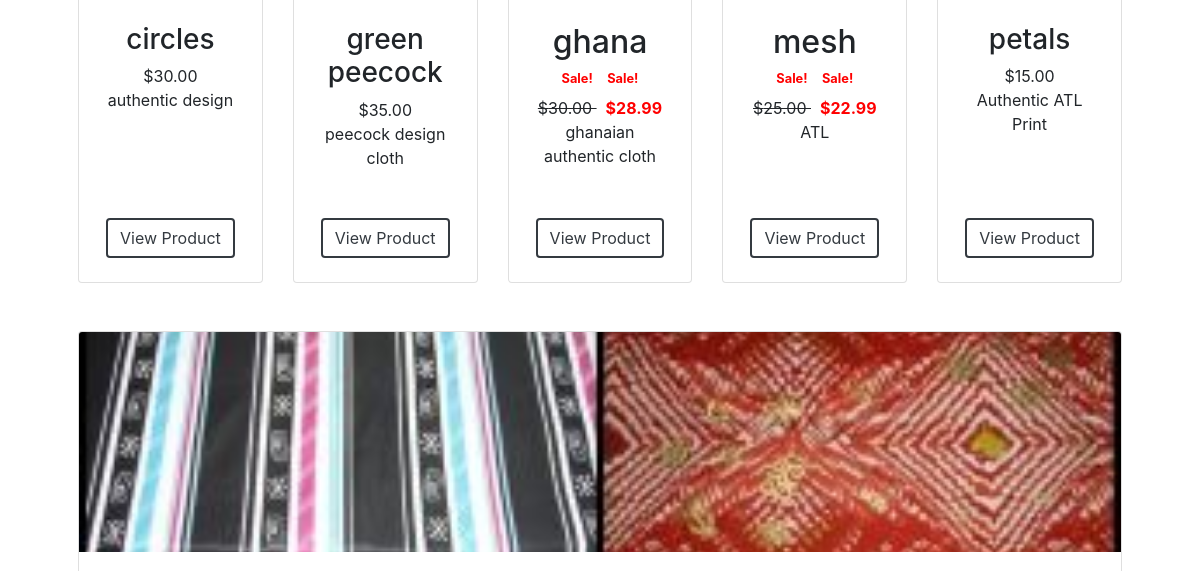
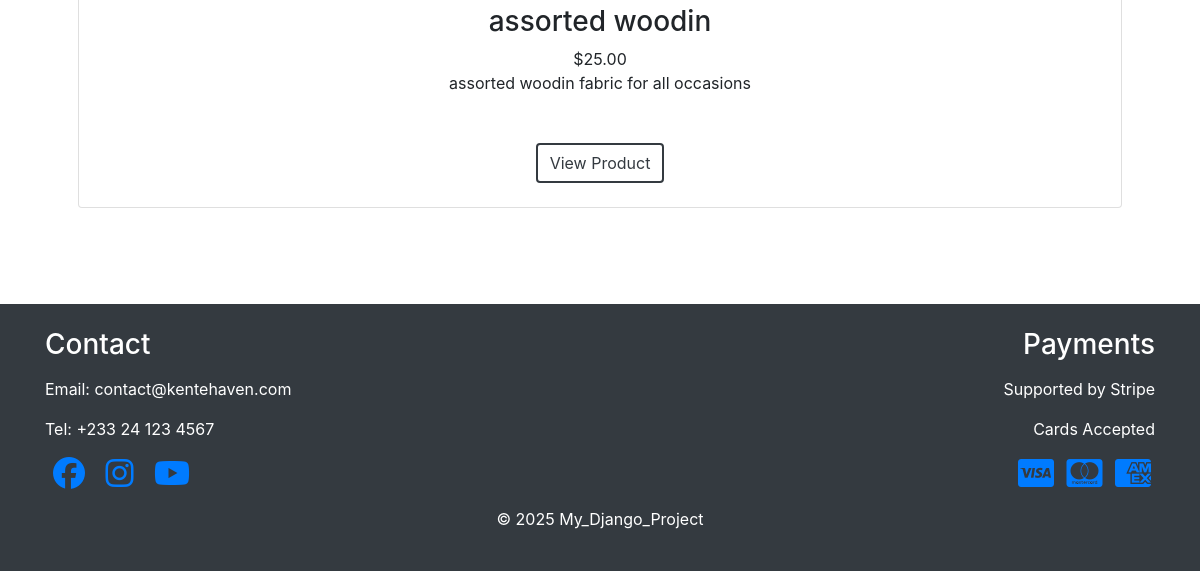
/ (lower part), run on an earlier commit of the app's database (2 pictures, top to bottom).
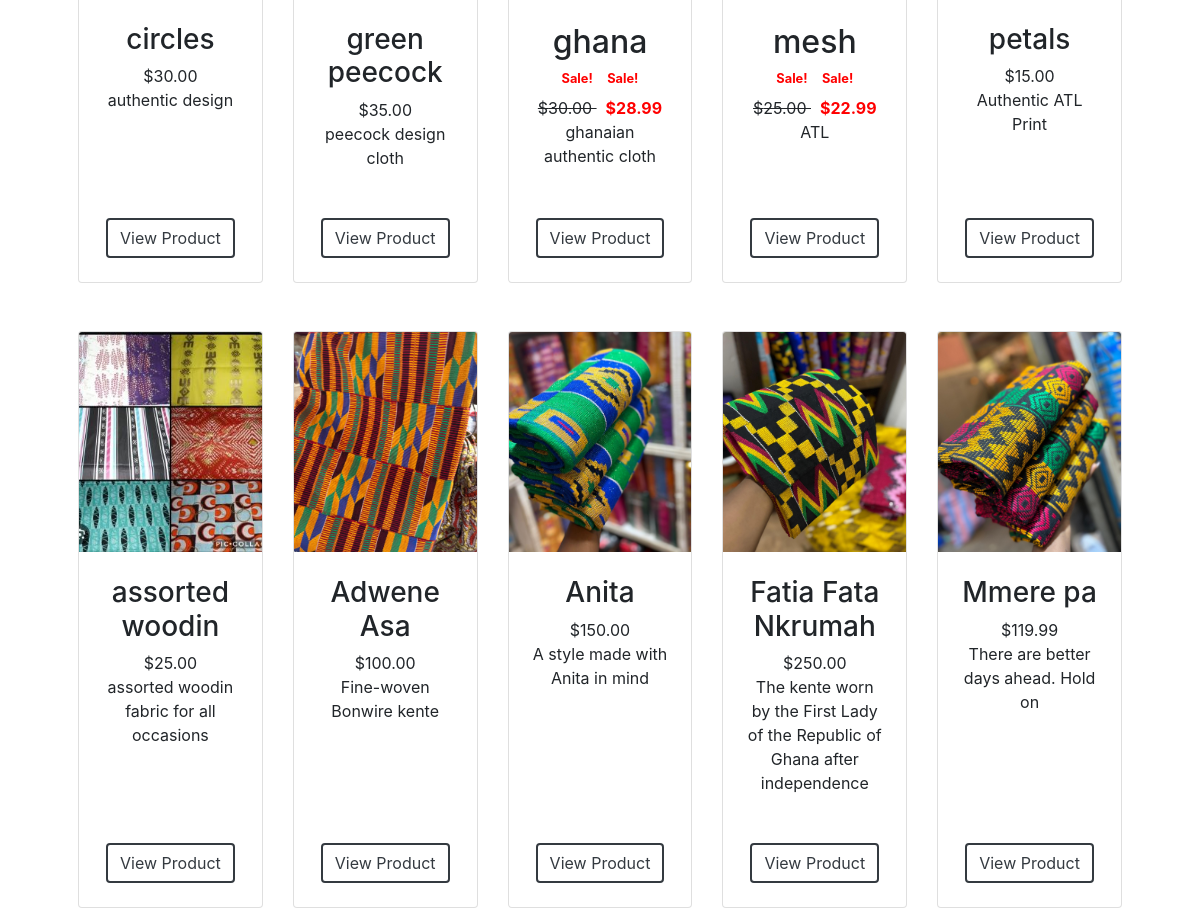
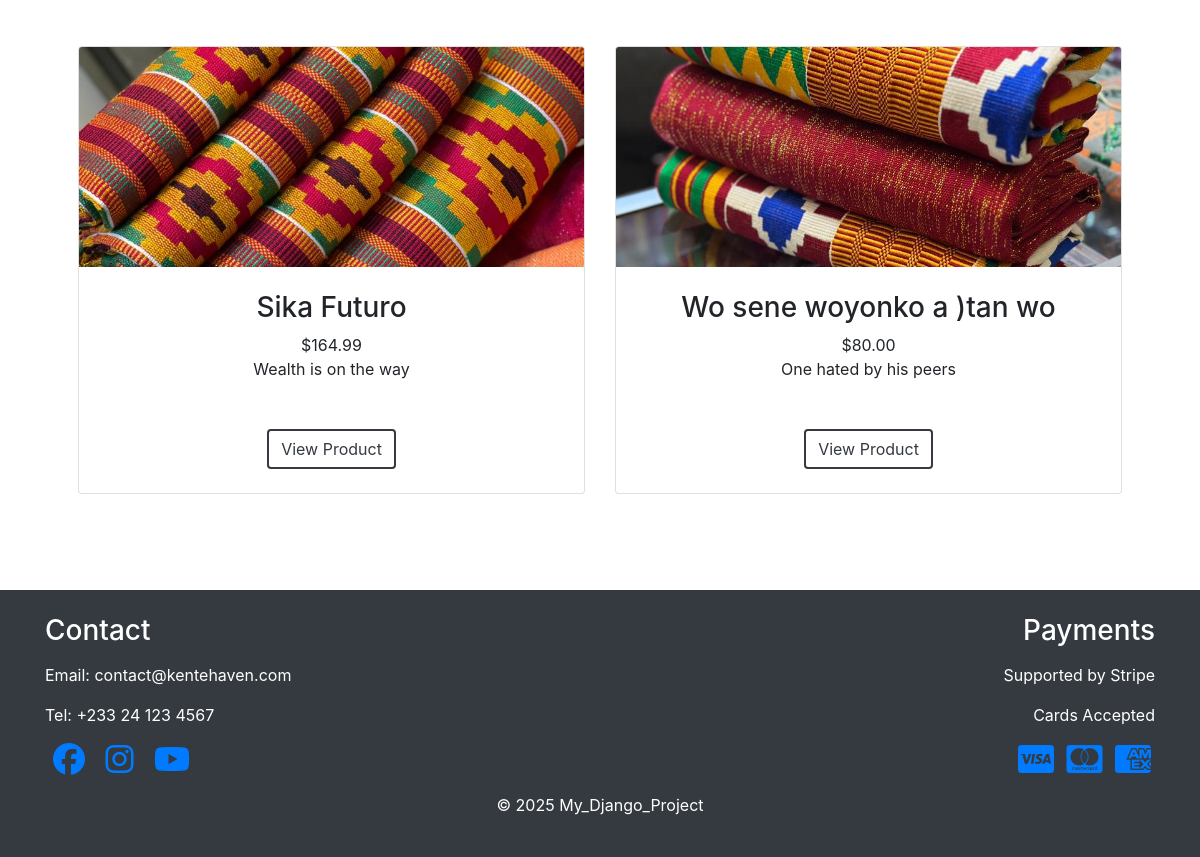
And on a later commit of the database (2 pictures, top to bottom).
### products/models.py (models this page shows, shortened)
class Product(models.Model):
    name = models.CharField(max_length=100)
    category = models.ForeignKey(Category, on_delete=models.CASCADE, default=1)
    description = models.TextField(blank=True, max_length=250, default='', null=True)
    price = models.DecimalField(default=0, max_digits=10, decimal_places=2)
    image = models.ImageField(upload_to='uploads/products/', blank=True, null=True, default='images/red-kente.JPG')
    is_sale = models.BooleanField(default=False)
    sale_price = models.DecimalField(default=0, max_digits=10, decimal_places=2, null=True, blank=True)
    stock = models.PositiveIntegerField(default=0)

### products/views.py (the view)
# urls.py: path('', views.home, name='home'),
def home(request):
    products = Product.objects.all()  # all products
    context = {
        'products': products
    }
    return render(request, 'products/home.html', context)

### cart/context_processors.py (called while the page is built)
def cart(request):
    return {'cart': Cart(request)}

### products/templates/products/home.html (shortened to what this page needs)
{% extends 'base.html' %}
{% block content %}
{% load static %}
<section class="py-5">
    <div class="container px-4 px-lg-5 mt-5">
    <div class="row gx-4 gx-lg-5 row-cols-2 row-cols-md-3 row-cols-xl-4 justify-content-center">
    {% for product in products %}
        {% if product.is_sale %}
        <div class="col mb-5">
            <div class="card h-100">
            <div class="card-body p-4">
                <div class="text-center">
            <h2 class="fw-bolder">{{ product.name }}</h2>
               <div class="d-flex justify-content-center small
               .rating-stars mb-2">
                &nbsp;&nbsp;<span style="color: red; font-weight: bold;">Sale!</span>&nbsp;&nbsp;
                &nbsp;&nbsp;<span style="color: red; font-weight: bold;">Sale!</span>&nbsp;&nbsp;
            </div>
                <strike>
                ${{ product.price }}
                </strike>
                <span style="color: red; font-weight: bold;">${{ product.sale_price }}</span>
                <br/>
                {{ product.description }}
            </div>
            </div>
                            <div class="card-footer p-4 pt-0 border-top-0 bg-transparent">
                                <div class="text-center"><a class="btn btn-outline-dark mt-auto" href="{% url 'product_detail'  product.id %}">View Product</a></div>
                            </div>
                        </div>
                    </div>
                            {% else %}
                    <div class="col mb-5">
                        <div class="card h-100">
                            {% if product.image %}
                                <img class="card-img-top" src="{{ product.image.url }}" alt="{{ product.name }} - Traditional Kente Fabric">
                            {% else %}
                                <img class="card-img-top" src="{% static 'images/no-image.png' %}" alt="No Image Available for this product">
                            {% endif %}
                            <div class="card-body p-4">
                                <div class="text-center">
                                    <h3 class="fw-bolder">{{ product.name }}</h3>
                                    ${{ product.price }}
                                    <br/>
                                    {{ product.description }}
                                </div>
                            </div>
                            <div class="card-footer p-4 pt-0 border-top-0 bg-transparent">
                                <div class="text-center"><a class="btn btn-outline-dark mt-auto" href="{% url 'product_detail' product.id %}">View Product</a></div>
                            </div>
                        </div>
                    </div>
                        {% endif %}
                    {% endfor %}
            </div>
        </section>
{% endblock %}

### templates/base.html (shortened to what this page needs)
{% load static %}
<!DOCTYPE html>
<html lang="en">
<head>
    <link rel="stylesheet"
      href="https://stackpath.bootstrapcdn.com/bootstrap/4.5.2/css/bootstrap.min.css">
    <link rel="stylesheet" href="https://cdn.jsdelivr.net/npm/bootstrap@4.0.0/dist/css/bootstrap.min.css"
>
    <link rel="stylesheet" href="{% static 'css/styles.css' %}">
</head>
<body class="d-flex flex-column min-vh-100">
    <main class="flex-fill">
    {% block content %}
    {% endblock %}
    </main>
    <footer class="bg-dark text-white py-4 mt-auto">
        <div class="container">
            <div class="row">
                <div class="col-md-8">
                    <h1 class="h3 mb-3">Contact</h1>
                    <p>Email: contact@kentehaven.com</p>
                    <p>Tel: +233 24 123 4567</p>
                    <div class="mt-2">
                        <a href="https://www.facebook.com/" target="_blank" rel="noopener noreferrer" aria-label="Visit our Facebook page" class="footer-icon-link"><i class="fab fa-facebook fa-2x mx-2" aria-hidden="true"></i></a>
                        <a href="https://www.instagram.com/" target="_blank" rel="noopener noreferrer" aria-label="Visit our Instagram page" class="footer-icon-link"><i class="fab fa-instagram fa-2x mx-2" aria-hidden="true"></i></a>
                        <a href="https://www.youtube.com/" target="_blank" rel="noopener noreferrer" aria-label="Visit our YouTube channel" class="footer-icon-link"><i class="fab fa-youtube fa-2x mx-2" aria-hidden="true"></i></a>
                    </div>
                </div>
                <div class="col-md-4 text-right">
                    <h1 class="h3 mb-3">Payments</h1>
                    <p>Supported by Stripe</p>
                    <p>Cards Accepted</p>
                    <div class="mt-2">
                        <a href="https://www.visa.com" target="_blank" rel="noopener noreferrer"
                            aria-label="Visit our Visa page"><i class="fab fa-cc-visa fa-2x mx-1"></i></a>
                        <a href="https://www.mastercard.com" target="_blank" rel="noopener noreferrer"
                            aria-label="Visit our Mastercard page"><i class="fab fa-cc-mastercard fa-2x mx-1"></i></a>
                        <a href="https://www.americanexpress.com" target="_blank" rel="noopener noreferrer"
                            aria-label="Visit our American Express page"><i class="fab fa-cc-amex fa-2x mx-1"></i></a>
                    </div>
                </div>
            </div>
        </div>
        <div class="container text-center mt-3">
            <p>&copy; 2025 My_Django_Project</p>
        </div>
    </footer>
</body>
</html>

### static/css/styles.css (style rules this page uses)
html, body { height: 100%; }
body { color: #212529; background: #ffffff; }
.card { height: 100%; }
.card-img-top { height: 220px; object-fit: cover; }
.btn-outline-dark { border-width: 2px; }

What changed in the data, as far as the page shows it:
added Product: image (picture), name "Adwene Asa", price "100.00", description "Fine-woven Bonwire kente"
added Product: image (picture), name "Anita", price "150.00", description "A style made with Anita in mind"
added Product: image (picture), name "Fatia Fata Nkrumah", price "250.00", description "The kente worn by the First Lady of the Republic of Ghana after independence"
added Product: image (picture), name "Mmere pa", price "119.99", description "There are better days ahead. Hold on"
added Product: image (picture), name "Sika Futuro", price "164.99", description "Wealth is on the way"
added Product: image (picture), name "Wo sene woyonko a )tan wo", price "80.00", description "One hated by his peers"
